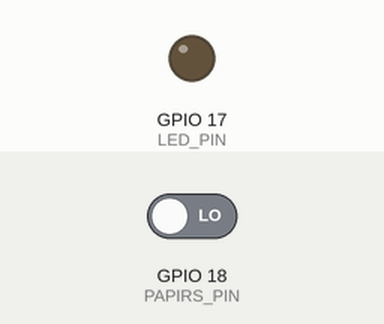
Simulated run of this program. Board: Raspberry Pi (BCM pin numbers). Shown: output pins drawn as LEDs (lit = HIGH). The test bench sets the inputs (shaded band); at power-on: GPIO 18 (PAPIRS_PIN) LOW. The clock reads 2024-03-15 10:24:30 at power-on unless the program sets it; what the program prints to the terminal is not drawn.

Above: at 1.2 s.
1.3 s: GPIO 18 (PAPIRS_PIN) driven HIGH
At 2.0 s:
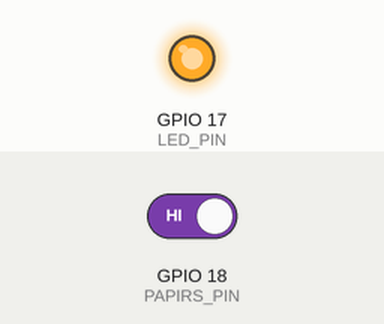
2.9 s: GPIO 18 (PAPIRS_PIN) driven LOW
At 3.4 s:
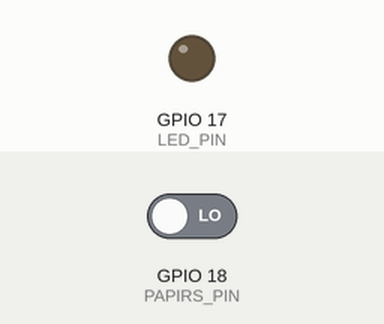
Timing chart, 0 to 5.9 s (numbered marks = the images above; inputs shaded):
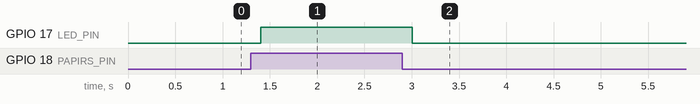

Measured:
- after the input at 1.3 s, GPIO 17 (LED_PIN): LOW → HIGH after 0.10 s
- after the input at 2.9 s, GPIO 17 (LED_PIN): HIGH → LOW after 0.11 s

The program:

papirs_led.py
```python
import RPi.GPIO as GPIO
import datetime
import time

LED_PIN = 17
PAPIRS_PIN = 18

# BCM(GPIO番号)で指定する設定
GPIO.setmode(GPIO.BCM)


# GPIO17を入力モード設定
GPIO.setup(LED_PIN, GPIO.OUT)

# GPIO18を入力モード設定
GPIO.setup(PAPIRS_PIN, GPIO.IN)

try:
    while True:
        if GPIO.input(PAPIRS_PIN):
            formatted_date = datetime.datetime.now().strftime("%Y/%m/%d %H:%M:%S")
            print(f"[\u001b[36mINFO\u001b[0m][{formatted_date}] \u001b[31mPaPIRs Detected!\u001b[0m\n")

            GPIO.output(LED_PIN, 1)
        else:
            GPIO.output(LED_PIN, 0)

        time.sleep(0.2)
except KeyboardInterrupt:
    pass
finally:
    # 使用終了宣言
    GPIO.cleanup()
```
